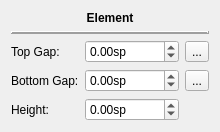
<?xml version="1.0" encoding="UTF-8"?>
<ui version="4.0">
 <class>InspectorVBox</class>
 <widget class="QWidget" name="InspectorVBox">
  <property name="geometry">
   <rect>
    <x>0</x>
    <y>0</y>
    <width>198</width>
    <height>123</height>
   </rect>
  </property>
  <property name="windowTitle">
   <string>Form</string>
  </property>
  <layout class="QVBoxLayout" name="verticalLayout">
   <item>
    <widget class="QLabel" name="elementName">
     <property name="font">
      <font>
       <weight>75</weight>
       <bold>true</bold>
      </font>
     </property>
     <property name="text">
      <string>Element</string>
     </property>
     <property name="alignment">
      <set>Qt::AlignCenter</set>
     </property>
    </widget>
   </item>
   <item>
    <widget class="QFrame" name="frame">
     <property name="frameShape">
      <enum>QFrame::HLine</enum>
     </property>
     <property name="frameShadow">
      <enum>QFrame::Raised</enum>
     </property>
     <property name="lineWidth">
      <number>2</number>
     </property>
    </widget>
   </item>
   <item>
    <layout class="QGridLayout" name="gridLayout">
     <item row="1" column="0">
      <widget class="QLabel" name="label_3">
       <property name="text">
        <string>Bottom Gap:</string>
       </property>
      </widget>
     </item>
     <item row="0" column="1">
      <widget class="QDoubleSpinBox" name="topGap">
       <property name="suffix">
        <string extracomment="spatium unit">sp</string>
       </property>
       <property name="minimum">
        <double>-10000.000000000000000</double>
       </property>
       <property name="maximum">
        <double>10000.000000000000000</double>
       </property>
       <property name="singleStep">
        <double>0.500000000000000</double>
       </property>
      </widget>
     </item>
     <item row="0" column="0">
      <widget class="QLabel" name="label_2">
       <property name="text">
        <string>Top Gap:</string>
       </property>
      </widget>
     </item>
     <item row="2" column="1">
      <widget class="QDoubleSpinBox" name="height">
       <property name="suffix">
        <string>sp</string>
       </property>
       <property name="minimum">
        <double>-10000.000000000000000</double>
       </property>
       <property name="maximum">
        <double>10000.000000000000000</double>
       </property>
      </widget>
     </item>
     <item row="2" column="0">
      <widget class="QLabel" name="label">
       <property name="text">
        <string>Height:</string>
       </property>
      </widget>
     </item>
     <item row="1" column="1">
      <widget class="QDoubleSpinBox" name="bottomGap">
       <property name="suffix">
        <string extracomment="spatium unit">sp</string>
       </property>
       <property name="minimum">
        <double>-10000.000000000000000</double>
       </property>
       <property name="maximum">
        <double>10000.000000000000000</double>
       </property>
       <property name="singleStep">
        <double>0.500000000000000</double>
       </property>
      </widget>
     </item>
     <item row="0" column="2">
      <widget class="QToolButton" name="resetTopGap">
       <property name="toolTip">
        <string>reset value</string>
       </property>
       <property name="text">
        <string>...</string>
       </property>
       <property name="icon">
        <iconset resource="musescore.qrc">
         <normaloff>:/data/icons-dark/resetproperty.png</normaloff>:/data/icons-dark/resetproperty.png</iconset>
       </property>
      </widget>
     </item>
     <item row="1" column="2">
      <widget class="QToolButton" name="resetBottomGap">
       <property name="toolTip">
        <string>reset value</string>
       </property>
       <property name="text">
        <string>...</string>
       </property>
       <property name="icon">
        <iconset resource="musescore.qrc">
         <normaloff>:/data/icons-dark/resetproperty.png</normaloff>:/data/icons-dark/resetproperty.png</iconset>
       </property>
      </widget>
     </item>
    </layout>
   </item>
  </layout>
 </widget>
 <resources>
  <include location="musescore.qrc"/>
 </resources>
 <connections/>
</ui>
